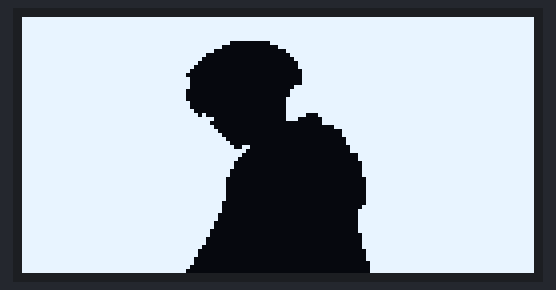
The sketch below on a simulated Arduino Uno, built with avr-gcc and run on an emulated ATmega328P. Parts: 128×64 one-colour display.

Above: at 0.1 s.

The sketch:

animated_oled.ino
```cpp
#include <Wire.h>
#include <Adafruit_GFX.h>
#include <Adafruit_SSD1306.h>

#define SCREEN_WIDTH 128 // OLED display width, in pixels
#define SCREEN_HEIGHT 64 // OLED display height, in pixels

// Declaration for an SSD1306 display connected to I2C (SDA, SCL pins)
#define OLED_RESET     -1 // Reset pin # (or -1 if sharing Arduino reset pin)
Adafruit_SSD1306 display(SCREEN_WIDTH, SCREEN_HEIGHT, &Wire, OLED_RESET);

// Your Bitmap Data
const unsigned char epd_bitmap_animation_ezgif [] PROGMEM = {
    0xff, 0xff, 0xff, 0xff, 0xff, 0xff, 0xff, 0xff, 0xff, 0xff, 0xff, 0xff, 0xff, 0xff, 0xff, 0xff,
    0xff, 0xff, 0xff, 0xff, 0xff, 0xff, 0xff, 0xff, 0xff, 0xff, 0xff, 0xff, 0xff, 0xff, 0xff, 0xff,
    0xff, 0xff, 0xff, 0xff, 0xff, 0xff, 0xff, 0xff, 0xff, 0xff, 0xff, 0xff, 0xff, 0xff, 0xff, 0xff,
    0xff, 0xff, 0xff, 0xff, 0xff, 0xff, 0xff, 0xff, 0xff, 0xff, 0xff, 0xff, 0xff, 0xff, 0xff, 0xff,
    0xff, 0xff, 0xff, 0xff, 0xff, 0xff, 0xff, 0xff, 0xff, 0xff, 0xff, 0xff, 0xff, 0xff, 0xff, 0xff,
    0xff, 0xff, 0xff, 0xff, 0xff, 0xff, 0xff, 0xff, 0xff, 0xff, 0xff, 0xff, 0xff, 0xff, 0xff, 0xff,
    0xff, 0xff, 0xff, 0xff, 0xff, 0xff, 0xf0, 0x03, 0xff, 0xff, 0xff, 0xff, 0xff, 0xff, 0xff, 0xff,
    0xff, 0xff, 0xff, 0xff, 0xff, 0xff, 0xc0, 0x00, 0xff, 0xff, 0xff, 0xff, 0xff, 0xff, 0xff, 0xff,
    0xff, 0xff, 0xff, 0xff, 0xff, 0xff, 0x00, 0x00, 0x3f, 0xff, 0xff, 0xff, 0xff, 0xff, 0xff, 0xff,
    0xff, 0xff, 0xff, 0xff, 0xff, 0xfc, 0x00, 0x00, 0x1f, 0xff, 0xff, 0xff, 0xff, 0xff, 0xff, 0xff,
    0xff, 0xff, 0xff, 0xff, 0xff, 0xf8, 0x00, 0x00, 0x0f, 0xff, 0xff, 0xff, 0xff, 0xff, 0xff, 0xff,
    0xff, 0xff, 0xff, 0xff, 0xff, 0xf0, 0x00, 0x00, 0x07, 0xff, 0xff, 0xff, 0xff, 0xff, 0xff, 0xff,
    0xff, 0xff, 0xff, 0xff, 0xff, 0xe0, 0x00, 0x00, 0x07, 0xff, 0xff, 0xff, 0xff, 0xff, 0xff, 0xff,
    0xff, 0xff, 0xff, 0xff, 0xff, 0xc0, 0x00, 0x00, 0x03, 0xff, 0xff, 0xff, 0xff, 0xff, 0xff, 0xff,
    0xff, 0xff, 0xff, 0xff, 0xff, 0x80, 0x00, 0x00, 0x03, 0xff, 0xff, 0xff, 0xff, 0xff, 0xff, 0xff,
    0xff, 0xff, 0xff, 0xff, 0xff, 0xc0, 0x00, 0x00, 0x03, 0xff, 0xff, 0xff, 0xff, 0xff, 0xff, 0xff,
    0xff, 0xff, 0xff, 0xff, 0xff, 0xc0, 0x00, 0x00, 0x03, 0xff, 0xff, 0xff, 0xff, 0xff, 0xff, 0xff,
    0xff, 0xff, 0xff, 0xff, 0xff, 0xc0, 0x00, 0x00, 0x0f, 0xff, 0xff, 0xff, 0xff, 0xff, 0xff, 0xff,
    0xff, 0xff, 0xff, 0xff, 0xff, 0x80, 0x00, 0x00, 0x1f, 0xff, 0xff, 0xff, 0xff, 0xff, 0xff, 0xff,
    0xff, 0xff, 0xff, 0xff, 0xff, 0x80, 0x00, 0x00, 0x1f, 0xff, 0xff, 0xff, 0xff, 0xff, 0xff, 0xff,
    0xff, 0xff, 0xff, 0xff, 0xff, 0x80, 0x00, 0x00, 0x3f, 0xff, 0xff, 0xff, 0xff, 0xff, 0xff, 0xff,
    0xff, 0xff, 0xff, 0xff, 0xff, 0xc0, 0x00, 0x00, 0x3f, 0xff, 0xff, 0xff, 0xff, 0xff, 0xff, 0xff,
    0xff, 0xff, 0xff, 0xff, 0xff, 0xc0, 0x00, 0x00, 0x3f, 0xff, 0xff, 0xff, 0xff, 0xff, 0xff, 0xff,
    0xff, 0xff, 0xff, 0xff, 0xff, 0xe0, 0x00, 0x00, 0x3f, 0xff, 0xff, 0xff, 0xff, 0xff, 0xff, 0xff,
    0xff, 0xff, 0xff, 0xff, 0xff, 0xf4, 0x00, 0x00, 0x3e, 0x3f, 0xff, 0xff, 0xff, 0xff, 0xff, 0xff,
    0xff, 0xff, 0xff, 0xff, 0xff, 0xff, 0x00, 0x00, 0x38, 0x1f, 0xff, 0xff, 0xff, 0xff, 0xff, 0xff,
    0xff, 0xff, 0xff, 0xff, 0xff, 0xfe, 0x00, 0x00, 0x00, 0x1f, 0xff, 0xff, 0xff, 0xff, 0xff, 0xff,
    0xff, 0xff, 0xff, 0xff, 0xff, 0xff, 0x00, 0x00, 0x00, 0x03, 0xff, 0xff, 0xff, 0xff, 0xff, 0xff,
    0xff, 0xff, 0xff, 0xff, 0xff, 0xff, 0x80, 0x00, 0x00, 0x00, 0xff, 0xff, 0xff, 0xff, 0xff, 0xff,
    0xff, 0xff, 0xff, 0xff, 0xff, 0xff, 0xc0, 0x00, 0x00, 0x00, 0xff, 0xff, 0xff, 0xff, 0xff, 0xff,
    0xff, 0xff, 0xff, 0xff, 0xff, 0xff, 0xe0, 0x00, 0x00, 0x00, 0x7f, 0xff, 0xff, 0xff, 0xff, 0xff,
    0xff, 0xff, 0xff, 0xff, 0xff, 0xff, 0xf0, 0x00, 0x00, 0x00, 0x7f, 0xff, 0xff, 0xff, 0xff, 0xff,
    0xff, 0xff, 0xff, 0xff, 0xff, 0xff, 0xf9, 0x80, 0x00, 0x00, 0x3f, 0xff, 0xff, 0xff, 0xff, 0xff,
    0xff, 0xff, 0xff, 0xff, 0xff, 0xff, 0xff, 0x00, 0x00, 0x00, 0x3f, 0xff, 0xff, 0xff, 0xff, 0xff,
    0xff, 0xff, 0xff, 0xff, 0xff, 0xff, 0xfe, 0x00, 0x00, 0x00, 0x0f, 0xff, 0xff, 0xff, 0xff, 0xff,
    0xff, 0xff, 0xff, 0xff, 0xff, 0xff, 0xfc, 0x00, 0x00, 0x00, 0x0f, 0xff, 0xff, 0xff, 0xff, 0xff,
    0xff, 0xff, 0xff, 0xff, 0xff, 0xff, 0xf8, 0x00, 0x00, 0x00, 0x07, 0xff, 0xff, 0xff, 0xff, 0xff,
    0xff, 0xff, 0xff, 0xff, 0xff, 0xff, 0xf8, 0x00, 0x00, 0x00, 0x07, 0xff, 0xff, 0xff, 0xff, 0xff,
    0xff, 0xff, 0xff, 0xff, 0xff, 0xff, 0xf0, 0x00, 0x00, 0x00, 0x07, 0xff, 0xff, 0xff, 0xff, 0xff,
    0xff, 0xff, 0xff, 0xff, 0xff, 0xff, 0xf0, 0x00, 0x00, 0x00, 0x07, 0xff, 0xff, 0xff, 0xff, 0xff,
    0xff, 0xff, 0xff, 0xff, 0xff, 0xff, 0xe0, 0x00, 0x00, 0x00, 0x03, 0xff, 0xff, 0xff, 0xff, 0xff,
    0xff, 0xff, 0xff, 0xff, 0xff, 0xff, 0xe0, 0x00, 0x00, 0x00, 0x03, 0xff, 0xff, 0xff, 0xff, 0xff,
    0xff, 0xff, 0xff, 0xff, 0xff, 0xff, 0xe0, 0x00, 0x00, 0x00, 0x03, 0xff, 0xff, 0xff, 0xff, 0xff,
    0xff, 0xff, 0xff, 0xff, 0xff, 0xff, 0xe0, 0x00, 0x00, 0x00, 0x03, 0xff, 0xff, 0xff, 0xff, 0xff,
    0xff, 0xff, 0xff, 0xff, 0xff, 0xff, 0xe0, 0x00, 0x00, 0x00, 0x03, 0xff, 0xff, 0xff, 0xff, 0xff,
    0xff, 0xff, 0xff, 0xff, 0xff, 0xff, 0xe0, 0x00, 0x00, 0x00, 0x03, 0xff, 0xff, 0xff, 0xff, 0xff,
    0xff, 0xff, 0xff, 0xff, 0xff, 0xff, 0xc0, 0x00, 0x00, 0x00, 0x03, 0xff, 0xff, 0xff, 0xff, 0xff,
    0xff, 0xff, 0xff, 0xff, 0xff, 0xff, 0xc0, 0x00, 0x00, 0x00, 0x07, 0xff, 0xff, 0xff, 0xff, 0xff,
    0xff, 0xff, 0xff, 0xff, 0xff, 0xff, 0xc0, 0x00, 0x00, 0x00, 0x0f, 0xff, 0xff, 0xff, 0xff, 0xff,
    0xff, 0xff, 0xff, 0xff, 0xff, 0xff, 0x80, 0x00, 0x00, 0x00, 0x0f, 0xff, 0xff, 0xff, 0xff, 0xff,
    0xff, 0xff, 0xff, 0xff, 0xff, 0xff, 0x80, 0x00, 0x00, 0x00, 0x0f, 0xff, 0xff, 0xff, 0xff, 0xff,
    0xff, 0xff, 0xff, 0xff, 0xff, 0xff, 0x00, 0x00, 0x00, 0x00, 0x0f, 0xff, 0xff, 0xff, 0xff, 0xff,
    0xff, 0xff, 0xff, 0xff, 0xff, 0xff, 0x00, 0x00, 0x00, 0x00, 0x0f, 0xff, 0xff, 0xff, 0xff, 0xff,
    0xff, 0xff, 0xff, 0xff, 0xff, 0xfe, 0x00, 0x00, 0x00, 0x00, 0x0f, 0xff, 0xff, 0xff, 0xff, 0xff,
    0xff, 0xff, 0xff, 0xff, 0xff, 0xfe, 0x00, 0x00, 0x00, 0x00, 0x07, 0xff, 0xff, 0xff, 0xff, 0xff,
    0xff, 0xff, 0xff, 0xff, 0xff, 0xfc, 0x00, 0x00, 0x00, 0x00, 0x07, 0xff, 0xff, 0xff, 0xff, 0xff,
    0xff, 0xff, 0xff, 0xff, 0xff, 0xfc, 0x00, 0x00, 0x00, 0x00, 0x07, 0xff, 0xff, 0xff, 0xff, 0xff,
    0xff, 0xff, 0xff, 0xff, 0xff, 0xf8, 0x00, 0x00, 0x00, 0x00, 0x07, 0xff, 0xff, 0xff, 0xff, 0xff,
    0xff, 0xff, 0xff, 0xff, 0xff, 0xf0, 0x00, 0x00, 0x00, 0x00, 0x03, 0xff, 0xff, 0xff, 0xff, 0xff,
    0xff, 0xff, 0xff, 0xff, 0xff, 0xf0, 0x00, 0x00, 0x00, 0x00, 0x03, 0xff, 0xff, 0xff, 0xff, 0xff,
    0xff, 0xff, 0xff, 0xff, 0xff, 0xe0, 0x00, 0x00, 0x00, 0x00, 0x03, 0xff, 0xff, 0xff, 0xff, 0xff,
    0xff, 0xff, 0xff, 0xff, 0xff, 0xe0, 0x00, 0x00, 0x00, 0x00, 0x01, 0xff, 0xff, 0xff, 0xff, 0xff,
    0xff, 0xff, 0xff, 0xff, 0xff, 0xc0, 0x00, 0x00, 0x00, 0x00, 0x01, 0xff, 0xff, 0xff, 0xff, 0xff,
    0xff, 0xff, 0xff, 0xff, 0xff, 0x80, 0x00, 0x00, 0x00, 0x00, 0x01, 0xff, 0xff, 0xff, 0xff, 0xff
};

void setup() {
  Serial.begin(115200);

  // SSD1306_SWITCHCAPVCC = generate display voltage from 3.3V internally
  // 0x3C is the standard I2C address for these displays
  if(!display.begin(SSD1306_SWITCHCAPVCC, 0x3C)) {
    Serial.println(F("SSD1306 allocation failed"));
    for(;;); // Don't proceed, loop forever
  }

  // Clear the buffer
  display.clearDisplay();

  // Draw the bitmap
  // drawBitmap(x, y, data, width, height, color)
  display.drawBitmap(0, 0, epd_bitmap_animation_ezgif, 128, 64, WHITE);

  // Show the buffer on the screen
  display.display();
}

void loop() {
  // Static image, nothing needed here.
}
```
